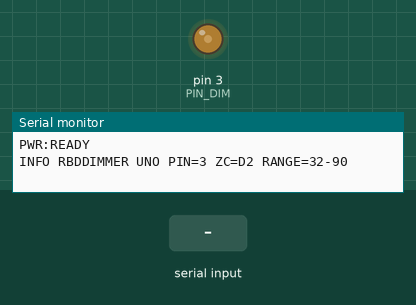
Simulated run of this sketch. Board: Arduino Uno, built with avr-gcc and run on an emulated ATmega328P. Parts: output pins drawn as LEDs (lit = HIGH), the last lines printed to the serial monitor. The test bench sets the inputs (shaded band).

Above: at 1.2 s.
1.3 s: "SET 90\n" received over Serial
At 2.2 s:
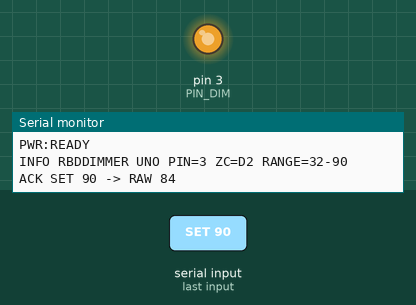
2.8 s: "RAW ,45\n" received over Serial
At 3.3 s:
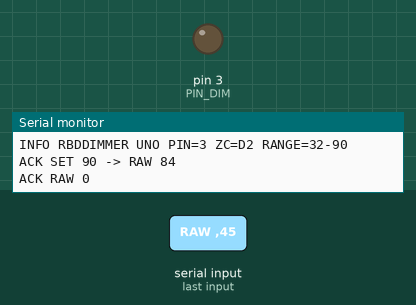
4.3 s: "SET ,45\n" received over Serial
At 5.7 s:
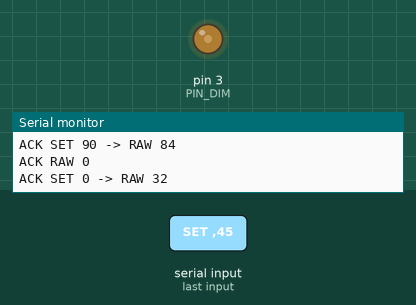
Timing chart, 0 to 7.3 s (numbered marks = the images above; inputs shaded):
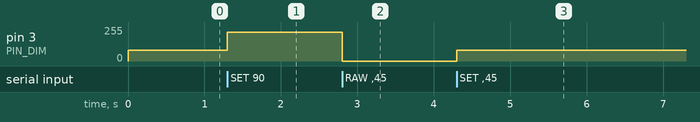

The sketch:

dimmerUno.ino
```cpp
// File: DimmerUno_Serial.ino
// Board: Arduino UNO
// Library: RBDdimmer (RobotDyn)
// Wiring: Z-C -> D2 (INT0), GATE/OUT -> D3
//
// Simplified version:
// - SET 0..100 linearly maps to RAW 32..90
// - RAW command still sets direct raw power
// - No smoothing, no fancy logic

#include <Arduino.h>
#include <RBDdimmer.h>

const int PIN_DIM = 3;   // triac gate pin
dimmerLamp dimmer(PIN_DIM);

// Scale limits
const uint8_t RAW_MIN = 32;
const uint8_t RAW_MAX = 90;

String inLine;

static inline uint8_t clamp100(int v) {
  if (v < 0) return 0;
  if (v > 100) return 100;
  return (uint8_t)v;
}

// Linear map: 0–100 → RAW_MIN–RAW_MAX
static inline uint8_t scale_pct_to_raw(uint8_t pct) {
  if (pct == 0) return RAW_MIN;
  return (uint8_t)(RAW_MIN + ((RAW_MAX - RAW_MIN) * pct) / 100);
}

void setup() {
  Serial.begin(115200);
  while (!Serial) {;}

  dimmer.begin(NORMAL_MODE, ON);
  dimmer.setPower(RAW_MIN);

  Serial.println(F("PWR:READY"));
  Serial.print(F("INFO RBDDIMMER UNO PIN=")); Serial.print(PIN_DIM);
  Serial.print(F(" ZC=D2 RANGE=")); Serial.print(RAW_MIN);
  Serial.print(F("-")); Serial.println(RAW_MAX);
}

void loop() {
  while (Serial.available()) {
    char c = (char)Serial.read();
    if (c == '\r') continue;
    if (c == '\n') {
      inLine.trim();
      if (inLine.length()) {
        if (inLine.startsWith("SET ")) {
          int v = clamp100(inLine.substring(4).toInt());
          uint8_t raw = scale_pct_to_raw((uint8_t)v);
          dimmer.setPower(raw);
          Serial.print(F("ACK SET ")); Serial.print(v);
          Serial.print(F(" -> RAW ")); Serial.println(raw);
        } else if (inLine.startsWith("RAW ")) {
          int v = inLine.substring(4).toInt();
          if (v < 0) v = 0; if (v > 100) v = 100;
          dimmer.setPower((uint8_t)v);
          Serial.print(F("ACK RAW ")); Serial.println(v);
        } else if (inLine.equalsIgnoreCase("PING")) {
          Serial.println(F("PONG"));
        } else if (inLine.equalsIgnoreCase("INFO")) {
          Serial.print(F("INFO RBDDIMMER UNO PIN=")); Serial.print(PIN_DIM);
          Serial.print(F(" ZC=D2 RANGE=")); Serial.print(RAW_MIN);
          Serial.print(F("-")); Serial.println(RAW_MAX);
        } else {
          Serial.print(F("ERR ")); Serial.println(inLine);
        }
      }
      inLine = "";
    } else {
      inLine += c;
    }
  }
}
```

Measured:
- after the input at 1.3 s, pin 3 (PIN_DIM): 81/255 → 214/255 at once
- after the input at 2.8 s, pin 3 (PIN_DIM): 214/255 → 0/255 at once
- after the input at 4.3 s, pin 3 (PIN_DIM): 0/255 → 81/255 at once
